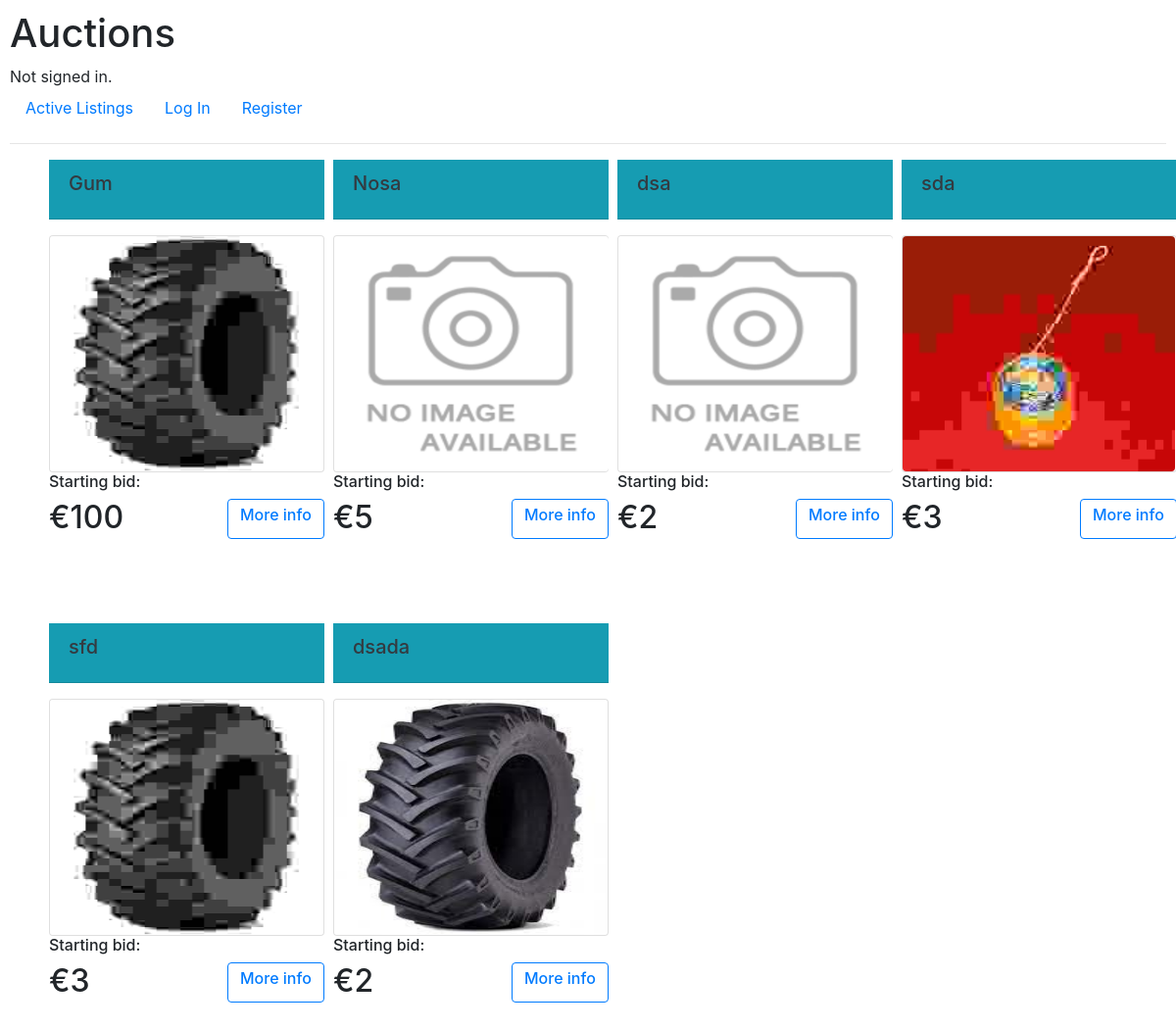
The app's page /, older data.
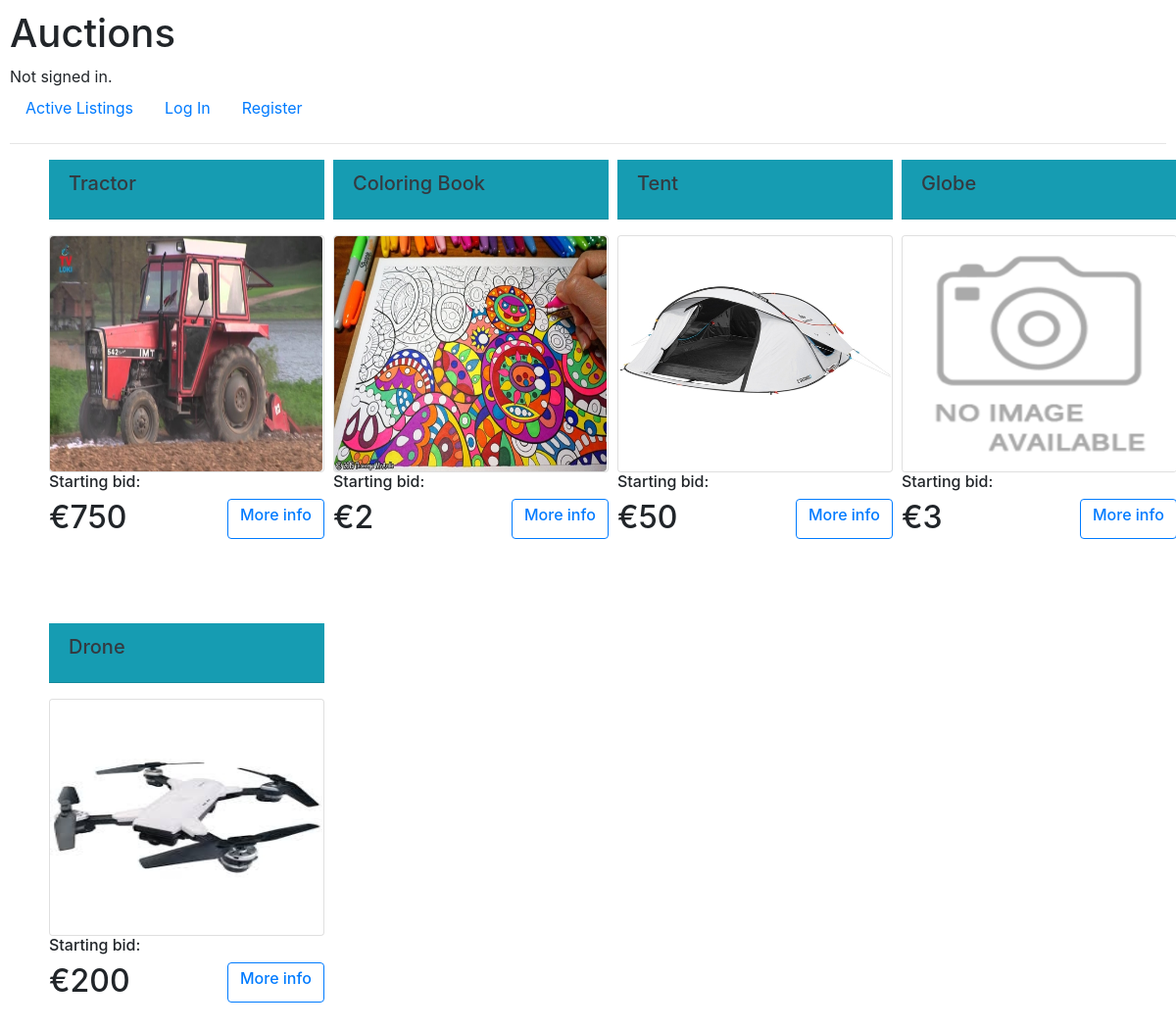
The same page, newer data.
### auctions/models.py (models this page shows, shortened)
class Auction(models.Model):
    seller = models.ForeignKey(User, on_delete=models.CASCADE, related_name='bidder')
    title = models.CharField(max_length=60)
    subtitle = models.CharField(max_length=1200)
    start_bit = models.IntegerField()
    image = ResizedImageField(size=[500, 500], quality=100, null=True, blank=True, upload_to="images/")
    data = models.DateTimeField(auto_now=True)
    select_category = models.ForeignKey(Category, on_delete=models.CASCADE, related_name='categories', default=None)

### auctions/views.py (the view)
# urls.py: path("", views.index, name="index"),
def index(request):
    user_id = request.user
    lists = Auction.objects.all()
    if user_id.is_authenticated:
        count = Watchlist.objects.filter(user_id=user_id).count()
        return render(request, "auctions/index.html", {
            'lists': lists,
            'count': count
        })
    return render(request, "auctions/index.html", {
        'lists': lists,
    })

### auctions/templates/auctions/index.html
{% extends "auctions/layout.html" %}
{% load static %}
{% block body %}
    <div style="display: grid; grid-template-columns: 25% 25% 25% 25%; padding-left: 20px; ">
        {% for list in lists %}
            <div style="padding-left: 20px; width: 18.8rem; padding-bottom: 80px">
                <div class="card-title text-dark bg-info mb-3">
                      <div class="card-header">
                        <h5 class="card-title">{{ list.title }}</h5>
                      </div>
                </div>
                <div class="card">
                    {% if list.image %}
                        <img src="{{ list.image.url }}" class="rounded" style="width: 17.4rem; height: 15rem">
                    {% else %}
                        <img src="{% static 'auctions/images/default.png' %}" class="rounded" style="width: 17.5rem; height: 15rem">
                    {% endif %}
                </div>
                <h6>Starting bid:</h6><h2> €{{ list.start_bit }}
                <div class="btn btn-outline-primary"  style="float: right;"><h6><a href="{% url 'item' list.id %}">{{ item }}More info</a></h6></div> </h2>
            </div>
            {% endfor %}
     </div>
{% endblock %}

### auctions/templates/auctions/layout.html (shortened to what this page needs)
{% load static %}
<!DOCTYPE html>
<html lang="en">
    <head>
        <link rel="stylesheet" href="https://stackpath.bootstrapcdn.com/bootstrap/4.4.1/css/bootstrap.min.css">
        <link href="{% static 'auctions/styles.css' %}" rel="stylesheet">
    </head>
    <body>
        <h1>Auctions</h1>
        <div>
            {% if user.is_authenticated %}
                Signed in as <strong>{{ user.username }}</strong>.
            {% else %}
                Not signed in.
            {% endif %}
        </div>
        <ul class="nav">
            <li class="nav-item">
                <a class="nav-link" href="{% url 'index' %}">Active Listings</a>
            </li>
            {% if user.is_authenticated %}
                <li class="nav-item">
                    <a class="nav-link" href="{% url 'logout' %}">Log Out</a>
                </li>
                <li class="nav-item">
                    <a class="nav-link" href="{% url 'create' %}">Create</a>
                </li>
                <li class="nav-item">
                    <a class="nav-link" href="{% url 'watchlist' %}">Watchlist [{{ count }}]</a>
                </li>
            {% else %}
                <li class="nav-item">
                    <a class="nav-link" href="{% url 'login' %}">Log In</a>
                </li>
                <li class="nav-item">
                    <a class="nav-link" href="{% url 'register' %}">Register</a>
                </li>
            {% endif %}
        </ul>
        <hr>
        {% block body %}
        {% endblock %}
    </body>
</html>

### auctions/static/auctions/styles.css (style rules this page uses)
body { padding: 10px; }

Row changes from the older to the newer data that the page shows:
removed Auction: title "Gum", image (picture), start_bit "100"
removed Auction: title "Nosa", start_bit "5"
removed Auction: title "dsa", start_bit "2"
removed Auction: title "sda", image (picture), start_bit "3"
removed Auction: title "sfd", image (picture), start_bit "3"
removed Auction: title "dsada", image (picture), start_bit "2"
added Auction: title "Tractor", image (placeholder picture), start_bit "750"
added Auction: title "Coloring Book", image (picture), start_bit "2"
added Auction: title "Tent", image (picture), start_bit "50"
added Auction: title "Globe", start_bit "3"
added Auction: title "Drone", image (picture), start_bit "200"
